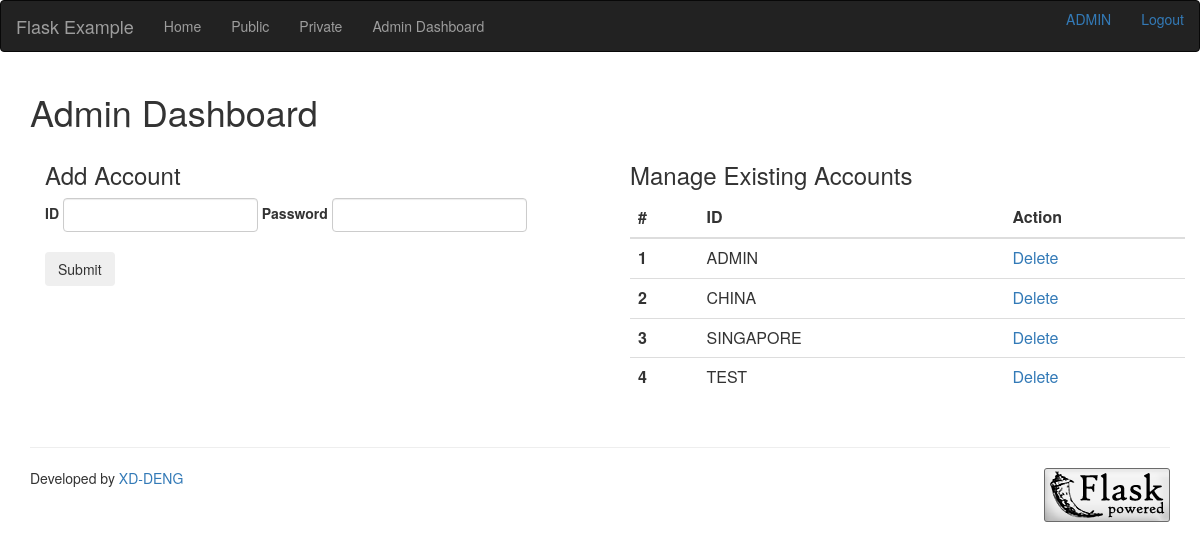
/admin/ (signed in), run on an earlier commit of the app's database.
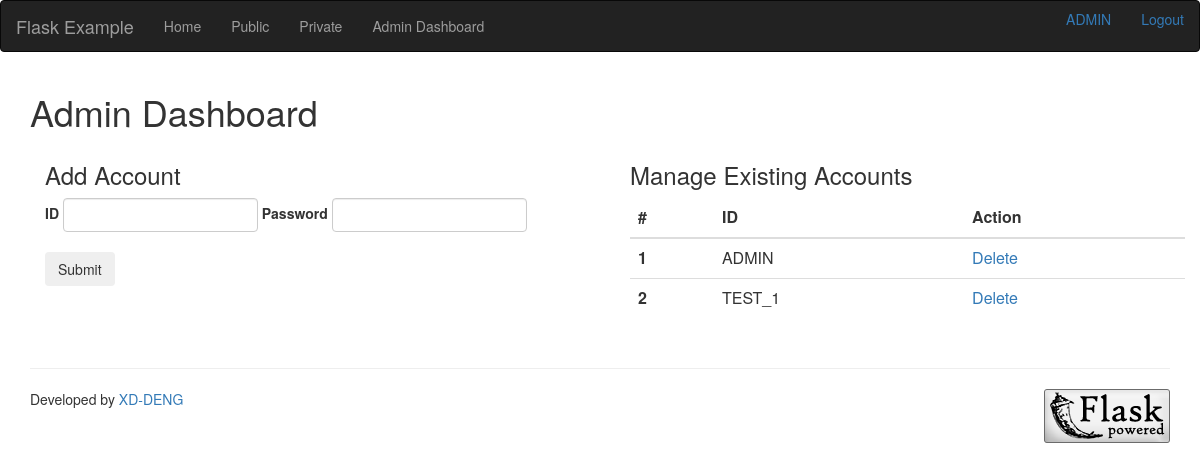
And on a later commit of the database.
### tables this page shows
CREATE TABLE users (id text primary key, pw text);

### app.py (the view)
@app.route("/admin/")
def FUN_admin():
    if session.get("current_user", None) == "ADMIN":
        user_list = list_users()
        user_table = zip(range(1, len(user_list)+1),\
                        user_list,\
                        [x + y for x,y in zip(["/delete_user/"] * len(user_list), user_list)])
        return render_template("admin.html", users = user_table)
    else:
        return abort(401)

### database.py (called while the page is built)
def list_users():
    _conn = sqlite3.connect(db_file_location)
    _c = _conn.cursor()
    _c.execute("select id from users;")
    result = [x[0] for x in _c.fetchall()]
    _conn.close()
    return result

### templates/admin.html (shortened to what this page needs)
{% extends "layout.html" %}
{% block page_title %}Admin Dashboard{% endblock %}
{% block body %}
    <div class = "container">
      <div class="row">
        <div class="col-lg-6">
          <h3>Add Account</h3>
          <form class="form-inline" action="/add_user" method='post'>
            <div class="form-group">
              <label for="id">ID</label>
              <input type="text" class="form-control" name="id">
            </div>
            <div class="form-group">
              <label for="pw">Password</label>
              <input type="password" class="form-control" name="pw">
            </div>
            <br><br>
            <button type="submit" class="btn">Submit</button>
          </form>
        </div>
        <div class="col-lg-6">
              <h3>Manage Existing Accounts</h3>
                <table class="table">
                <thead>
                    <tr>
                      <th>#</th>
                      <th>ID</th>
                      <th>Action</th>
                    </tr>
                </thead>
                {% for number, id, act in users %}
                        <tr>
                           <th> {{ number }} </th>
                           <td> {{ id }} </td>
                           <td><a href={{act}}>Delete</a></td>
                        </tr>
                {% endfor %}
                </table>
        </div>
      </div>
    </div>
{% endblock %}

### templates/layout.html (shortened to what this page needs)
<html>
<link rel="stylesheet" href="{{ url_for('static', filename='css/bootstrap.min.css') }}">
<nav class="navbar navbar-inverse">
    <div class="container-fluid">
        <div class="navbar-header">
            <a class="navbar-brand" href="/">Flask Example</a>
        </div>
        <ul class="nav navbar-nav">
            <li><a href="/">Home</a></li>
            <li><a href="/public/">Public</a></li>
            <li><a href="/private/">Private</a></li>
            <li><a href="/admin">Admin Dashboard</a></li>
        </ul>
        {% if session.get("current_user", None) == None %}
            <div id="navbar" class="navbar-collapse collapse">
                <form action="/login" method="post" class="navbar-form navbar-right">
                    <div class="form-group">
                      <input type="text" name="id" placeholder="User Name" class="form-control">
                    </div>
                    <div class="form-group">
                      <input type="password" name="pw" placeholder="Password" class="form-control">
                    </div>
                    <button type="submit" class="btn btn-success">Log In</button>
                </form>
            </div>
        {% else %}
        <a href="/logout" class="navbar-form navbar-right"> Logout </a>
        <a class="navbar-form navbar-right">{{ session.get("current_user") }}</a>
        {% endif %}
    </div>
    </nav>
<div class="container">
  <h1>{% block page_title %}{% endblock %}</h1>
  <p>{% block body %}{% endblock %}</p>
</div>
<div class='container'>
<hr>
Developed by <a href='https://github.com/XD-DENG'>XD-DENG</a>
<a href="http://flask.pocoo.org/"><img
   src="{{ url_for('static', filename='img/flask-powered.png') }}"
   border="0"
   align="right"
   alt="Flask powered"
   title="Flask powered"></a>
</div>
</html>

What changed in the data, as far as the page shows it:
removed users: number "2", id "CHINA"
removed users: number "3", id "SINGAPORE"
removed users: number "4", id "TEST"
added users: number "2", id "TEST_1"
